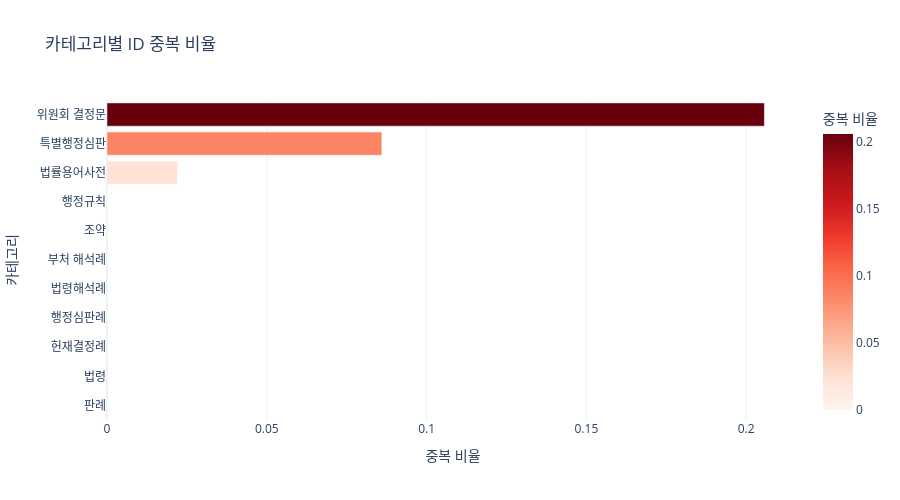

Notebook code cell kept with this figure:
### Code cell
# ── 중복 ID 비율 바 차트 ─────────────────────────────────
dup_data = [
    {
        "카테고리": qr["label"],
        "중복 비율": qr["duplicate_rate"],
        "중복 ID 수": qr["duplicate_ids"],
        "ID 필드": qr["duplicate_id_field"] or "없음",
    }
    for qr in quality_results.values()
]
df_dup = pd.DataFrame(dup_data).sort_values("중복 비율", ascending=True)

fig = px.bar(
    df_dup,
    x="중복 비율",
    y="카테고리",
    orientation="h",
    title="카테고리별 ID 중복 비율",
    hover_data=["중복 ID 수", "ID 필드"],
    color="중복 비율",
    color_continuous_scale="Reds",
)
fig.update_layout(height=500, showlegend=False)
fig.show()

### Figure 1 — Plotly figure (JSON) as saved in the notebook; plotly's stock layout.template omitted (floating-point values rounded to 4 significant figures)
{"data": [{"customdata": [[0, "판례정보일련번호"], [0, "법령ID"], [0, "헌재결정례일련번호"], [0, "행정심판례일련번호"], [0, "법령해석례일련번호"], [0, "법령해석일련번호"], [0, "조약일련번호"], [1, "행정규칙ID"], [1753, "법령용어ID"], [11785, "특별행정심판재결례일련번호"], [8787, "결정문일련번호"]], "hovertemplate": "중복 비율=%{marker.color}<br>카테고리=%{y}<br>중복 ID 수=%{customdata[0]}<br>ID 필드=%{customdata[1]}<extra></extra>", "legendgroup": "", "marker": {"color": [0.0, 0.0, 0.0, 0.0, 0.0, 0.0, 0.0, 0.0002, 0.0221, 0.086, 0.2057], "coloraxis": "coloraxis", "pattern": {"shape": ""}}, "name": "", "orientation": "h", "showlegend": false, "textposition": "auto", "type": "bar", "x": [0.0, 0.0, 0.0, 0.0, 0.0, 0.0, 0.0, 0.0002, 0.0221, 0.086, 0.2057], "xaxis": "x", "y": ["판례", "법령", "헌재결정례", "행정심판례", "법령해석례", "부처 해석례", "조약", "행정규칙", "법률용어사전", "특별행정심판", "위원회 결정문"], "yaxis": "y"}], "layout": {"barmode": "relative", "coloraxis": {"colorbar": {"title": {"text": "중복 비율"}}, "colorscale": [[0, "rgb(255,245,240)"], [0.125, "rgb(254,224,210)"], [0.25, "rgb(252,187,161)"], [0.375, "rgb(252,146,114)"], [0.5, "rgb(251,106,74)"], [0.625, "rgb(239,59,44)"], [0.75, "rgb(203,24,29)"], [0.875, "rgb(165,15,21)"], [1, "rgb(103,0,13)"]]}, "height": 500, "legend": {"tracegroupgap": 0}, "showlegend": false, "title": {"text": "카테고리별 ID 중복 비율"}, "xaxis": {"anchor": "y", "domain": [0, 1], "title": {"text": "중복 비율"}}, "yaxis": {"anchor": "x", "domain": [0, 1], "title": {"text": "카테고리"}}}}
